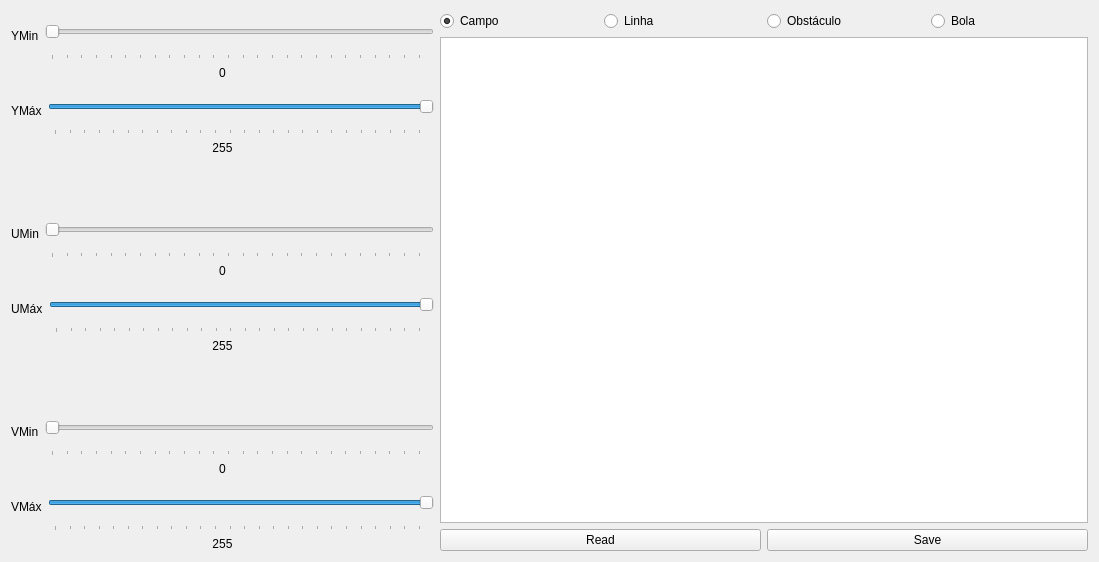
<?xml version="1.0" encoding="UTF-8"?>
<ui version="4.0">
 <class>MainWindow</class>
 <widget class="QMainWindow" name="MainWindow">
  <property name="geometry">
   <rect>
    <x>0</x>
    <y>0</y>
    <width>1099</width>
    <height>562</height>
   </rect>
  </property>
  <property name="windowTitle">
   <string>LUTConfig</string>
  </property>
  <property name="windowIcon">
   <iconset resource="rs.qrc">
    <normaloff>:/schema.png</normaloff>:/schema.png</iconset>
  </property>
  <widget class="QWidget" name="centralWidget">
   <layout class="QGridLayout" name="gridLayout">
    <item row="0" column="0">
     <layout class="QVBoxLayout" name="verticalLayout">
      <item>
       <layout class="QHBoxLayout" name="horizontalLayout_3">
        <item>
         <widget class="QLabel" name="label">
          <property name="text">
           <string>YMin</string>
          </property>
         </widget>
        </item>
        <item>
         <widget class="QSlider" name="tr_Ymin">
          <property name="sizePolicy">
           <sizepolicy hsizetype="Expanding" vsizetype="MinimumExpanding">
            <horstretch>0</horstretch>
            <verstretch>0</verstretch>
           </sizepolicy>
          </property>
          <property name="maximum">
           <number>255</number>
          </property>
          <property name="value">
           <number>0</number>
          </property>
          <property name="tracking">
           <bool>true</bool>
          </property>
          <property name="orientation">
           <enum>Qt::Horizontal</enum>
          </property>
          <property name="tickPosition">
           <enum>QSlider::TicksBelow</enum>
          </property>
         </widget>
        </item>
       </layout>
      </item>
      <item>
       <widget class="QLabel" name="lbYmin">
        <property name="text">
         <string>0</string>
        </property>
        <property name="alignment">
         <set>Qt::AlignCenter</set>
        </property>
       </widget>
      </item>
      <item>
       <layout class="QHBoxLayout" name="horizontalLayout_4">
        <item>
         <widget class="QLabel" name="label_2">
          <property name="text">
           <string>YMáx</string>
          </property>
         </widget>
        </item>
        <item>
         <widget class="QSlider" name="tr_Ymax">
          <property name="sizePolicy">
           <sizepolicy hsizetype="Expanding" vsizetype="MinimumExpanding">
            <horstretch>0</horstretch>
            <verstretch>0</verstretch>
           </sizepolicy>
          </property>
          <property name="maximum">
           <number>255</number>
          </property>
          <property name="value">
           <number>255</number>
          </property>
          <property name="orientation">
           <enum>Qt::Horizontal</enum>
          </property>
          <property name="tickPosition">
           <enum>QSlider::TicksBelow</enum>
          </property>
         </widget>
        </item>
       </layout>
      </item>
      <item>
       <widget class="QLabel" name="lbYMax">
        <property name="text">
         <string>255</string>
        </property>
        <property name="alignment">
         <set>Qt::AlignCenter</set>
        </property>
       </widget>
      </item>
      <item>
       <spacer name="verticalSpacer">
        <property name="orientation">
         <enum>Qt::Vertical</enum>
        </property>
        <property name="sizeHint" stdset="0">
         <size>
          <width>20</width>
          <height>20</height>
         </size>
        </property>
       </spacer>
      </item>
      <item>
       <layout class="QHBoxLayout" name="horizontalLayout_5">
        <item>
         <widget class="QLabel" name="label_3">
          <property name="text">
           <string>UMin</string>
          </property>
         </widget>
        </item>
        <item>
         <widget class="QSlider" name="tr_Umin">
          <property name="sizePolicy">
           <sizepolicy hsizetype="Expanding" vsizetype="MinimumExpanding">
            <horstretch>0</horstretch>
            <verstretch>0</verstretch>
           </sizepolicy>
          </property>
          <property name="maximum">
           <number>255</number>
          </property>
          <property name="orientation">
           <enum>Qt::Horizontal</enum>
          </property>
          <property name="tickPosition">
           <enum>QSlider::TicksBelow</enum>
          </property>
         </widget>
        </item>
       </layout>
      </item>
      <item>
       <widget class="QLabel" name="lbUMin">
        <property name="text">
         <string>0</string>
        </property>
        <property name="alignment">
         <set>Qt::AlignCenter</set>
        </property>
       </widget>
      </item>
      <item>
       <layout class="QHBoxLayout" name="horizontalLayout_6">
        <item>
         <widget class="QLabel" name="label_4">
          <property name="text">
           <string>UMáx</string>
          </property>
         </widget>
        </item>
        <item>
         <widget class="QSlider" name="tr_Umax">
          <property name="sizePolicy">
           <sizepolicy hsizetype="Expanding" vsizetype="MinimumExpanding">
            <horstretch>0</horstretch>
            <verstretch>0</verstretch>
           </sizepolicy>
          </property>
          <property name="maximum">
           <number>255</number>
          </property>
          <property name="value">
           <number>255</number>
          </property>
          <property name="orientation">
           <enum>Qt::Horizontal</enum>
          </property>
          <property name="tickPosition">
           <enum>QSlider::TicksBelow</enum>
          </property>
         </widget>
        </item>
       </layout>
      </item>
      <item>
       <widget class="QLabel" name="lbUmax">
        <property name="text">
         <string>255</string>
        </property>
        <property name="alignment">
         <set>Qt::AlignCenter</set>
        </property>
       </widget>
      </item>
      <item>
       <spacer name="verticalSpacer_2">
        <property name="orientation">
         <enum>Qt::Vertical</enum>
        </property>
        <property name="sizeHint" stdset="0">
         <size>
          <width>20</width>
          <height>20</height>
         </size>
        </property>
       </spacer>
      </item>
      <item>
       <layout class="QHBoxLayout" name="horizontalLayout_7">
        <item>
         <widget class="QLabel" name="label_5">
          <property name="text">
           <string>VMin</string>
          </property>
         </widget>
        </item>
        <item>
         <widget class="QSlider" name="tr_Vmin">
          <property name="sizePolicy">
           <sizepolicy hsizetype="Expanding" vsizetype="MinimumExpanding">
            <horstretch>0</horstretch>
            <verstretch>0</verstretch>
           </sizepolicy>
          </property>
          <property name="maximum">
           <number>255</number>
          </property>
          <property name="orientation">
           <enum>Qt::Horizontal</enum>
          </property>
          <property name="tickPosition">
           <enum>QSlider::TicksBelow</enum>
          </property>
         </widget>
        </item>
       </layout>
      </item>
      <item>
       <widget class="QLabel" name="lbVMin">
        <property name="text">
         <string>0</string>
        </property>
        <property name="alignment">
         <set>Qt::AlignCenter</set>
        </property>
       </widget>
      </item>
      <item>
       <layout class="QHBoxLayout" name="horizontalLayout_9">
        <item>
         <widget class="QLabel" name="label_6">
          <property name="text">
           <string>VMáx</string>
          </property>
         </widget>
        </item>
        <item>
         <widget class="QSlider" name="tr_Vmax">
          <property name="sizePolicy">
           <sizepolicy hsizetype="Expanding" vsizetype="MinimumExpanding">
            <horstretch>0</horstretch>
            <verstretch>0</verstretch>
           </sizepolicy>
          </property>
          <property name="maximum">
           <number>255</number>
          </property>
          <property name="value">
           <number>255</number>
          </property>
          <property name="orientation">
           <enum>Qt::Horizontal</enum>
          </property>
          <property name="tickPosition">
           <enum>QSlider::TicksBelow</enum>
          </property>
         </widget>
        </item>
       </layout>
      </item>
      <item>
       <widget class="QLabel" name="lbVmax">
        <property name="text">
         <string>255</string>
        </property>
        <property name="alignment">
         <set>Qt::AlignCenter</set>
        </property>
       </widget>
      </item>
     </layout>
    </item>
    <item row="0" column="1">
     <layout class="QVBoxLayout" name="verticalLayout_2">
      <item>
       <layout class="QHBoxLayout" name="horizontalLayout">
        <item>
         <widget class="QRadioButton" name="rb_campo">
          <property name="text">
           <string>Campo</string>
          </property>
          <property name="checked">
           <bool>true</bool>
          </property>
         </widget>
        </item>
        <item>
         <widget class="QRadioButton" name="rb_linha">
          <property name="text">
           <string>Linha</string>
          </property>
         </widget>
        </item>
        <item>
         <widget class="QRadioButton" name="rb_obstaculo">
          <property name="text">
           <string>Obstáculo</string>
          </property>
         </widget>
        </item>
        <item>
         <widget class="QRadioButton" name="rb_bola">
          <property name="text">
           <string>Bola</string>
          </property>
         </widget>
        </item>
       </layout>
      </item>
      <item>
       <layout class="QVBoxLayout" name="verticalLayout_3">
        <item>
         <widget class="QGraphicsView" name="graphicsView">
          <property name="minimumSize">
           <size>
            <width>648</width>
            <height>200</height>
           </size>
          </property>
         </widget>
        </item>
        <item>
         <layout class="QHBoxLayout" name="horizontalLayout_2">
          <item>
           <widget class="QPushButton" name="bt_read">
            <property name="text">
             <string>Read</string>
            </property>
           </widget>
          </item>
          <item>
           <widget class="QPushButton" name="bt_save">
            <property name="text">
             <string>Save</string>
            </property>
           </widget>
          </item>
         </layout>
        </item>
       </layout>
      </item>
     </layout>
    </item>
   </layout>
  </widget>
 </widget>
 <layoutdefault spacing="6" margin="11"/>
 <resources>
  <include location="rs.qrc"/>
 </resources>
 <connections/>
</ui>
